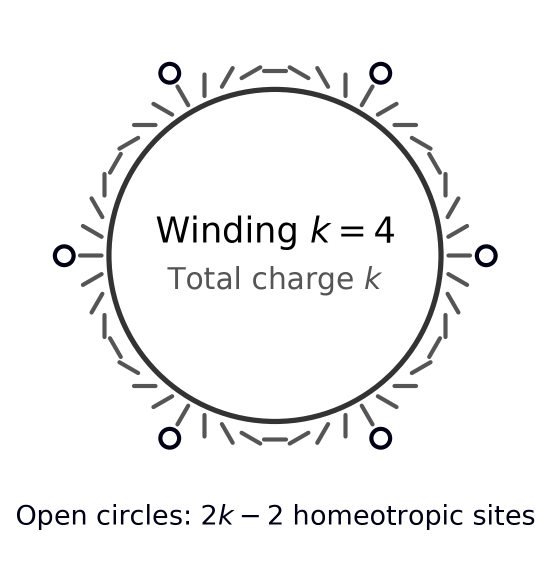
#> input picture reports/talk_workshop_20261127/assets/anchoring.png, 1099 x 1122 px (shown at 1/2 size)
$ python clean_panels.py
#> lines starting #> are read from the running program, lines starting #| are printed output that depends on the picture
#!/usr/bin/env python3
"""Trim white margins of the crops -> assets/clean/*.png. Panel letters are already absent: the crops come from the PRL_NOLABEL renders (crop_panels.py)."""
import glob, os
from PIL import Image, ImageChops
D = os.path.join(os.path.dirname(os.path.abspath(__file__)), "assets"); O = os.path.join(D, "clean"); os.makedirs(O, exist_ok=True)
for f in sorted(glob.glob(os.path.join(D, "f[1-4]*.png"))) + [os.path.join(D, n + ".png") for n in ("anchoring", "rings", "coreflow", "tilt_factor2", "rods", "defects")]:
    im = Image.open(f).convert("RGB"); W, H = im.size
#> after `W, H = im.size`: W = 1099; H = 1122
    bb = ImageChops.difference(im, Image.new("RGB", im.size, "white")).convert("L").point(lambda v: 255 if v > 12 else 0).getbbox()
#> bb = (34, 123, 1069, 1060)
    pad = 20; im.crop((max(bb[0] - pad, 0), max(bb[1] - pad, 0), min(bb[2] + pad, W), min(bb[3] + pad, H))).save(os.path.join(O, os.path.basename(f)))
#> after `pad = 20`:
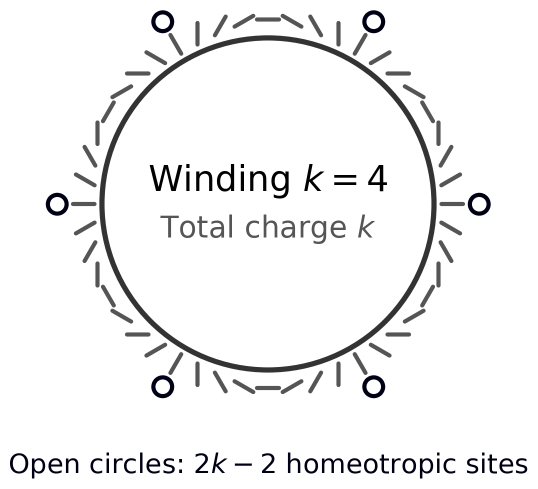
#> saved as anchoring.png: PIL image 1075x977 RGB (shown at 1/2 size); mean R, G, B 241.2, 241.2, 241.6
#> pass 2 of the loop `for f in sorted(glob.glob(os.path.join(D, "f[1-4]*.png"))) + [os.path...`:
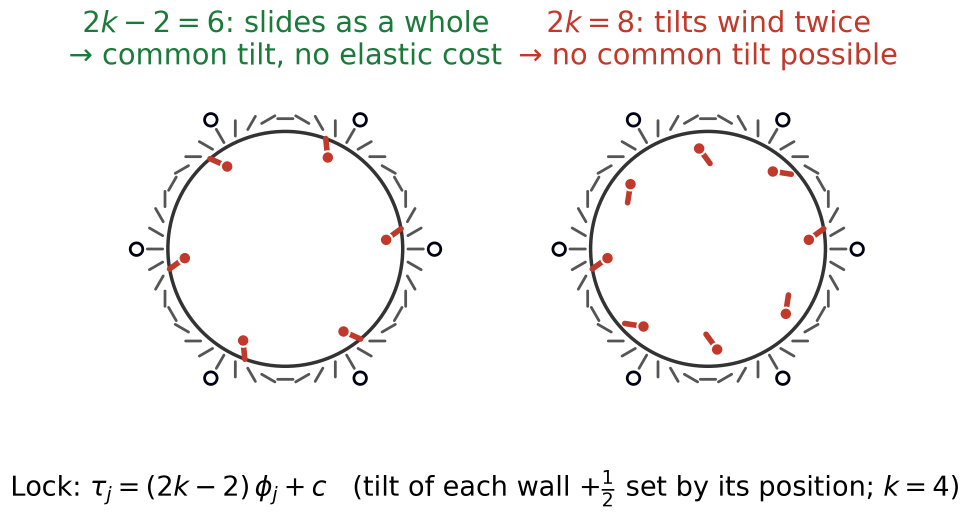
#> input picture reports/talk_workshop_20261127/assets/rings.png, 2904 x 1551 px (shown at 1/3 size)
#> im: PIL image 2904x1551 RGB
#> bb = (39, 30, 2874, 1519)
#> `pad = 20`:
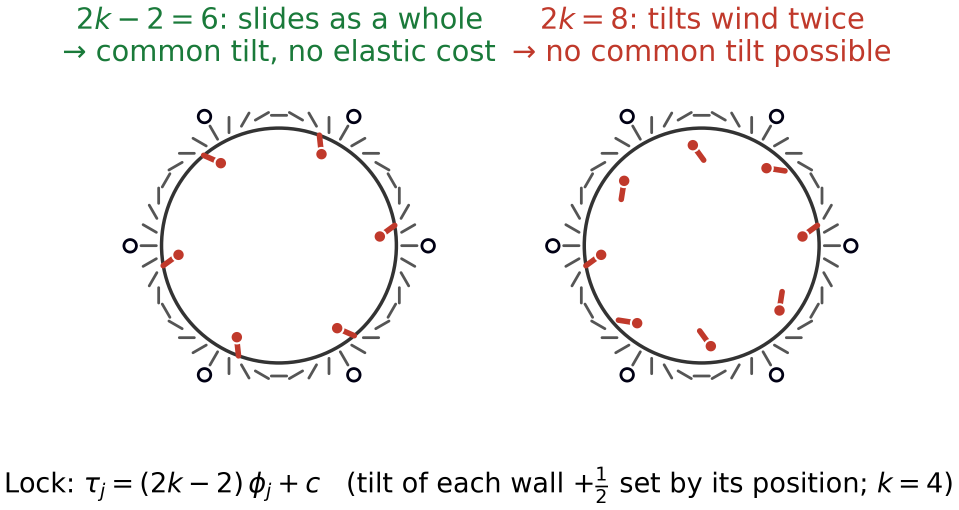
#> saved as rings.png: PIL image 2875x1529 RGB (shown at 1/3 size); mean R, G, B 245.6, 244.8, 244.1
#> pass 3 of the loop `for f in sorted(glob.glob(os.path.join(D, "f[1-4]*.png"))) + [os.path...`:
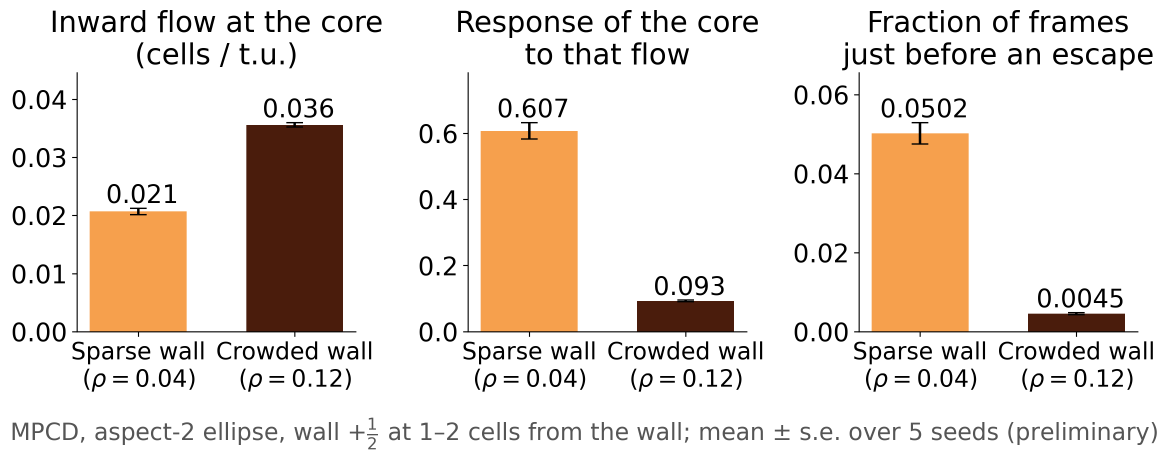
#> input picture reports/talk_workshop_20261127/assets/coreflow.png, 3501 x 1381 px (shown at 1/3 size)
#> im: PIL image 3501x1381 RGB
#> bb = (37, 30, 3471, 1348)
#> `pad = 20`:
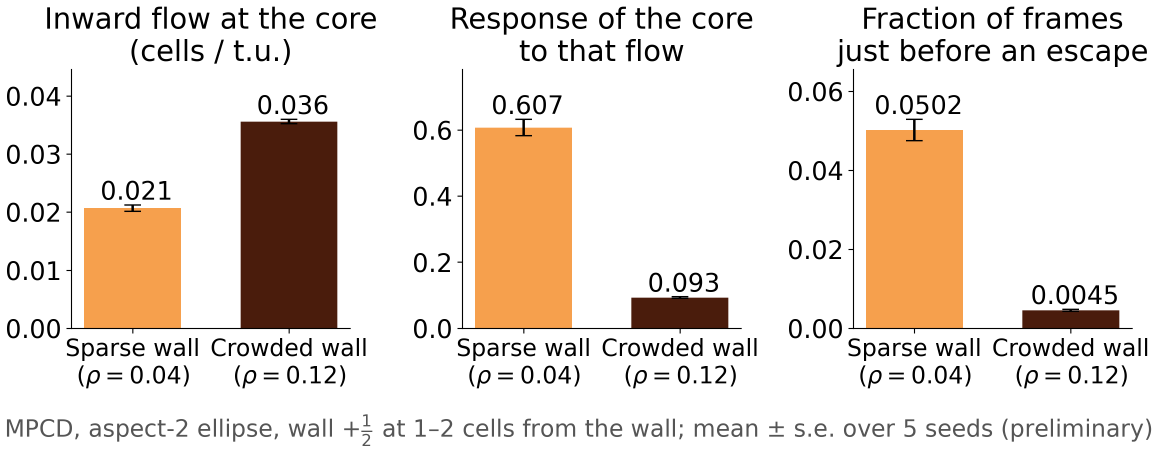
#> saved as coreflow.png: PIL image 3474x1358 RGB (shown at 1/3 size); mean R, G, B 232.2, 221.8, 213.1
#> (the run stopped early here; a loop or call above may not have finished)
